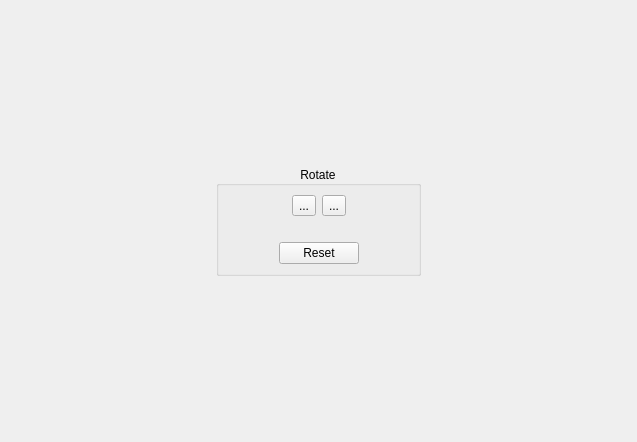
         <widget class="QWidget" name="scrollAreaWidgetContents_2">
          <property name="geometry">
           <rect>
            <x>0</x>
            <y>0</y>
            <width>637</width>
            <height>442</height>
           </rect>
          </property>
          <layout class="QGridLayout" name="gridLayout">
           <item row="1" column="0">
            <spacer name="horizontalSpacer_3">
             <property name="orientation">
              <enum>Qt::Horizontal</enum>
             </property>
             <property name="sizeHint" stdset="0">
              <size>
               <width>1</width>
               <height>1</height>
              </size>
             </property>
            </spacer>
           </item>
           <item row="1" column="2">
            <spacer name="horizontalSpacer_4">
             <property name="orientation">
              <enum>Qt::Horizontal</enum>
             </property>
             <property name="sizeHint" stdset="0">
              <size>
               <width>1</width>
               <height>1</height>
              </size>
             </property>
            </spacer>
           </item>
           <item row="0" column="1">
            <spacer name="verticalSpacer">
             <property name="orientation">
              <enum>Qt::Vertical</enum>
             </property>
             <property name="sizeHint" stdset="0">
              <size>
               <width>1</width>
               <height>1</height>
              </size>
             </property>
            </spacer>
           </item>
           <item row="1" column="1">
            <widget class="QGroupBox" name="groupBox">
             <property name="title">
              <string>Rotate</string>
             </property>
             <property name="alignment">
              <set>Qt::AlignCenter</set>
             </property>
             <layout class="QVBoxLayout" name="_2">
              <item>
               <layout class="QHBoxLayout" name="_3">
                <item>
                 <spacer>
                  <property name="orientation">
                   <enum>Qt::Horizontal</enum>
                  </property>
                  <property name="sizeHint" stdset="0">
                   <size>
                    <width>1</width>
                    <height>1</height>
                   </size>
                  </property>
                 </spacer>
                </item>
                <item>
                 <widget class="QToolButton" name="rotateLeftBtn">
                  <property name="text">
                   <string>...</string>
                  </property>
                  <property name="icon">
                   <iconset resource="resources/resources.qrc">
                    <normaloff>:/icons/object-rotate-left.png</normaloff>:/icons/object-rotate-left.png</iconset>
                  </property>
                  <property name="iconSize">
                   <size>
                    <width>24</width>
                    <height>24</height>
                   </size>
                  </property>
                 </widget>
                </item>
                <item>
                 <widget class="QToolButton" name="rotateRightBtn">
                  <property name="text">
                   <string>...</string>
                  </property>
                  <property name="icon">
                   <iconset resource="resources/resources.qrc">
                    <normaloff>:/icons/object-rotate-right.png</normaloff>:/icons/object-rotate-right.png</iconset>
                  </property>
                  <property name="iconSize">
                   <size>
                    <width>24</width>
                    <height>24</height>
                   </size>
                  </property>
                 </widget>
                </item>
                <item>
                 <spacer>
                  <property name="orientation">
                   <enum>Qt::Horizontal</enum>
                  </property>
                  <property name="sizeHint" stdset="0">
                   <size>
                    <width>1</width>
                    <height>1</height>
                   </size>
                  </property>
                 </spacer>
                </item>
               </layout>
              </item>
              <item>
               <layout class="QHBoxLayout" name="_4">
                <item>
                 <spacer>
                  <property name="orientation">
                   <enum>Qt::Horizontal</enum>
                  </property>
                  <property name="sizeHint" stdset="0">
                   <size>
                    <width>1</width>
                    <height>1</height>
                   </size>
                  </property>
                 </spacer>
                </item>
                <item>
                 <widget class="QLabel" name="rotationIndicator">
                  <property name="text">
                   <string/>
                  </property>
                  <property name="pixmap">
                   <pixmap resource="resources/resources.qrc">:/icons/big-up-arrow.png</pixmap>
                  </property>
                 </widget>
                </item>
                <item>
                 <spacer>
                  <property name="orientation">
                   <enum>Qt::Horizontal</enum>
                  </property>
                  <property name="sizeHint" stdset="0">
                   <size>
                    <width>1</width>
                    <height>1</height>
                   </size>
                  </property>
                 </spacer>
                </item>
               </layout>
              </item>
              <item>
               <layout class="QHBoxLayout" name="_5">
                <item>
                 <spacer>
                  <property name="orientation">
                   <enum>Qt::Horizontal</enum>
                  </property>
                  <property name="sizeHint" stdset="0">
                   <size>
                    <width>1</width>
                    <height>1</height>
                   </size>
                  </property>
                 </spacer>
                </item>
                <item>
                 <widget class="QPushButton" name="resetBtn">
                  <property name="text">
                   <string>Reset</string>
                  </property>
                 </widget>
                </item>
                <item>
                 <spacer>
                  <property name="orientation">
                   <enum>Qt::Horizontal</enum>
                  </property>
                  <property name="sizeHint" stdset="0">
                   <size>
                    <width>1</width>
                    <height>1</height>
                   </size>
                  </property>
                 </spacer>
                </item>
               </layout>
              </item>
             </layout>
            </widget>
           </item>
           <item row="2" column="1">
            <spacer name="verticalSpacer_2">
             <property name="orientation">
              <enum>Qt::Vertical</enum>
             </property>
             <property name="sizeHint" stdset="0">
              <size>
               <width>1</width>
               <height>1</height>
              </size>
             </property>
            </spacer>
           </item>
          </layout>
         </widget>
